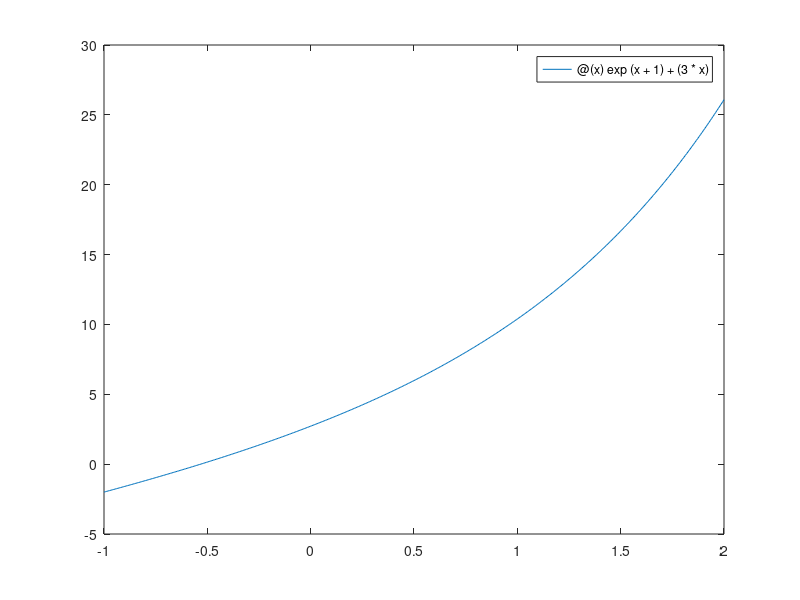

MATLAB code to generate this figure: (Note: this script raises an error after producing the figure.)
clc
clear all

fname=@(x) exp(x+1)+(3*x);
a=-1;
b=2;
tol=1e-12;
nmax=500;
figure
fplot(fname, [-1 2]);
x=0;
m=[2.5 3 3.5 4];
for i=1:length(m)
    [x1,xk,it]=corde(fname,m(i),x,tol,tol,nmax);
    figure
    semilogy(1:it, abs(xk) );
    ordine(i)= stima_ordine(xk, it);
end
ordine;
x=[0 0.5 1];
m=5;
for i=1:length(x)
    [x1,xk,it]=corde(fname,m,x(i),tol,tol,nmax);
    figure
    semilogy(1:it, abs(xk) );
    ordine(i)= stima_ordine(xk, it);
end
ordine;
syms x
f=exp(x+1)+(3*x);
fd=diff(f,x,1);
fdx=matlabFunction(fd);
x=[-1 -.5 0 0.5 1];
for i=1:length(x)
    m=fdx(x(i));
    [x1,xk,it]=corde(fname,m,x(i),tol,tol,nmax);
    figure
    semilogy(1:it, abs(xk));
    ordine(i)= stima_ordine(xk, it);
end
ordine;